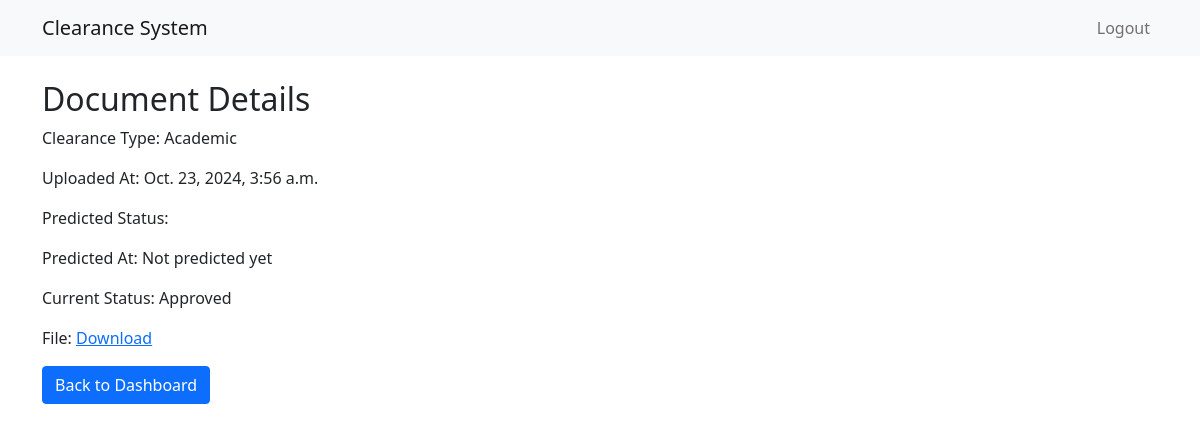
The app's page /document/2/ (signed in) with its own data.
### clearance/models.py (models this page shows, shortened)
class Document(models.Model):
    CLEARANCE_TYPES = [
        ('ADMIN', 'Admin Clearance'),
        ('ACADEMIC', 'Academic'),
        ('FINANCIAL', 'Financial'),
        ('LIBRARY', 'Library'),
        ('RESEARCH', 'Research'),
        ('EQUIPMENT', 'Equipment'),
    ]
    CLEARANCE_STATUS = [
        ('PENDING', 'Pending'),
        ('APPROVED', 'Approved'),
        ('REJECTED', 'Rejected'),
    ]
    clearance_set = models.ForeignKey(ClearanceSet, on_delete=models.CASCADE, related_name='documents')
    clearance_type = models.CharField(max_length=20, choices=CLEARANCE_TYPES)
    file = models.FileField(upload_to='documents/')
    file_name = models.CharField(max_length=255)
    clearance_status = models.CharField(max_length=20, choices=CLEARANCE_STATUS, default='PENDING')
    predicted_status = models.CharField(max_length=20, blank=True, null=True)
    uploaded_at = models.DateTimeField(auto_now_add=True)
    def get_clearance_type_display(self):
        return dict(self.CLEARANCE_TYPES)[self.clearance_type]

### clearance/views.py (the view)
# urls.py: path('document/<int:pk>/', views.document_detail, name='document_detail'),
@login_required
def document_detail(request, pk):
    document = get_object_or_404(Document, pk=pk)
    return render(request, 'clearance/document_detail.html', {'document': document})

### clearance/templates/clearance/document_detail.html
{% extends 'clearance/base.html' %}
{% block content %}
<h2>Document Details</h2>
<p>Clearance Type: {{ document.get_clearance_type_display }}</p>
<p>Uploaded At: {{ document.uploaded_at }}</p>
<p>Predicted Status: {{ document.get_predicted_status_display }}</p>
<p>Predicted At: {% if document.predicted_at %}{{ document.predicted_at }}{% else %}Not predicted yet{% endif %}</p>
<p>Current Status: {{ document.get_clearance_status_display }}</p>
<p>File: <a href="{{ document.file.url }}">Download</a></p>
<a href="{% url 'faculty_dashboard' %}" class="btn btn-primary">Back to Dashboard</a>
{% endblock %}

### records on screen
Document: clearance_type "Academic", uploaded_at "Oct. 23, 2024, 3:56 a.m.", clearance_status "Approved"
